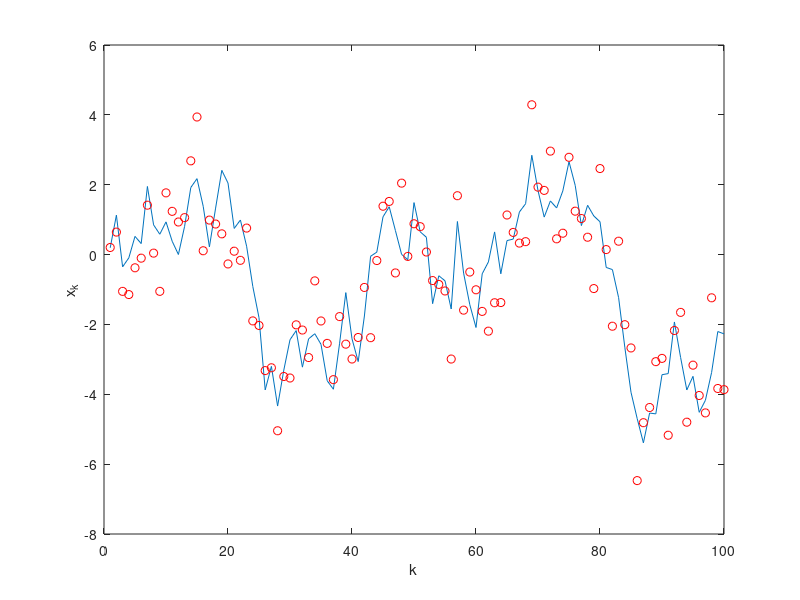

Here is the MATLAB script that generated this plot:
% Simulate a Guassian random walk.
% initialize
randn('state',123)
R=1; Q=1; K=100;
% simulate
X_init = sqrt(Q)*randn(K,1);
X = cumsum(X_init);
W = sqrt(R)*randn(K,1);
Y = X + W;
% plot
plot(1:K,X,1:K,Y(1:K,1),'ro')
xlabel('k'), ylabel('x_k')